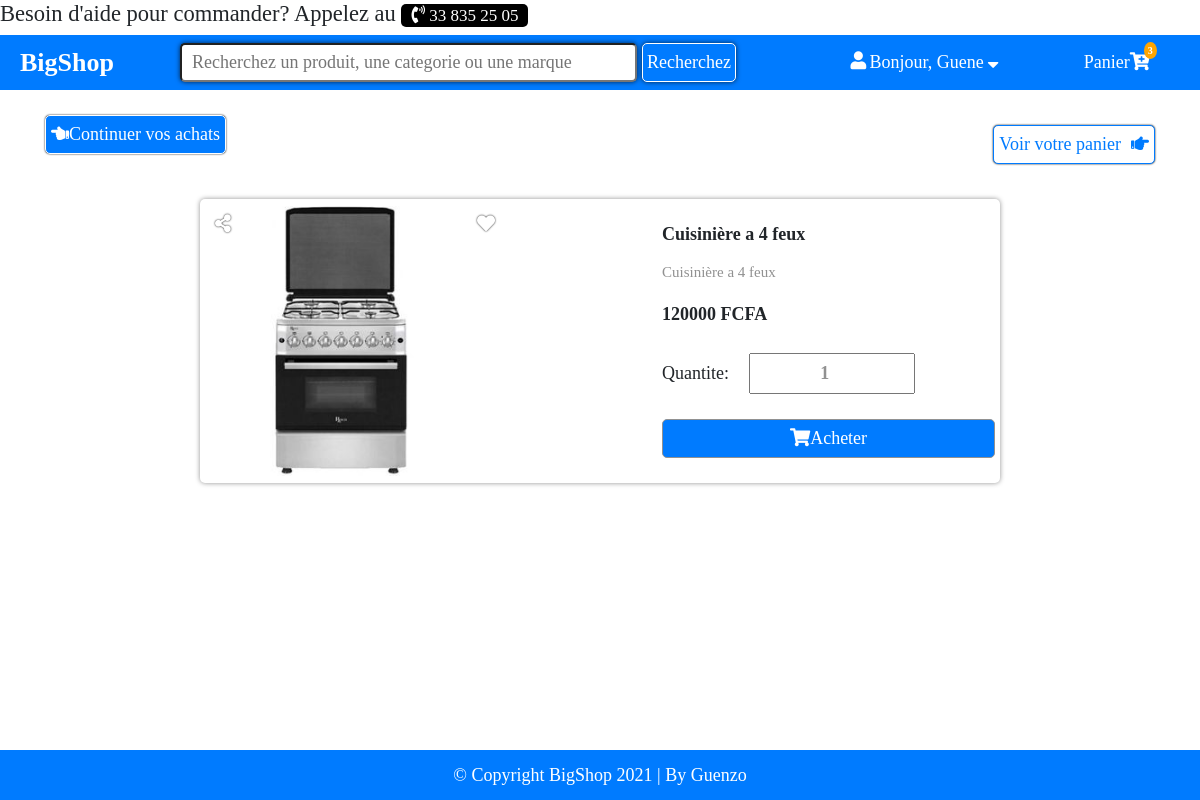
Screenshot of /detail/cuisiniere-a-4-feux/ (signed in) with the database file from the repository.
### carts/models.py (models this page shows, shortened)
class Order(models.Model):
    orderitems  = models.ManyToManyField(Cart)
    user = models.ForeignKey(User, on_delete=models.CASCADE)
    ordered = models.BooleanField(default=False)
    created = models.DateTimeField(auto_now_add=True)

class Cart(models.Model):
    user = models.ForeignKey(User, on_delete=models.CASCADE)
    item = models.ForeignKey(Product, on_delete=models.CASCADE)
    quantity = models.IntegerField(default=1)
    created = models.DateTimeField(auto_now_add=True)

### products/models.py (models this page shows, shortened)
class  Product(models.Model):
    mainimage = models.ImageField(upload_to='products/', blank=False)
    name = models.CharField(max_length=300)
    slug = AutoSlugField(populate_from='name', unique_with=('id', 'price'))
    category = models.ForeignKey(Category, on_delete=models.CASCADE)
    detail_text = models.TextField(max_length=1000, verbose_name='Detail Text')
    price = models.FloatField()

### products/views.py (the view)
# urls.py: path('detail/<slug>/',  product_detail, name='product-detail'),
@login_required(login_url= 'account_login')
def product_detail(request, slug):
    prod = Product.objects.get(slug=slug)
    if request.method == 'POST': # ajoute si user is_authenticated
        qte = request.POST['qte']
        item = get_object_or_404(Product, slug=slug)
        order_item, created = Cart.objects.get_or_create(item=item, user=request.user)
        order_qs = Order.objects.filter(user=request.user, ordered=False)
        if order_qs.exists():
            order = order_qs[0]
            if order.orderitems.filter(item__slug=item.slug).exists():
                order_item.quantity += int(qte)
                order_item.save()
                messages.info(request, "This item quantity was updated.")
                return redirect("mainapp:cart-home")
            else:
                order_item.quantity += int(qte) - 1
                order_item.save()
                order.orderitems.add(order_item)
                messages.info(request, "This item was added to your cart.")
                return redirect("mainapp:cart-home")
        else:
            order_item.quantity += int(qte) - 1
            order_item.save()
            order = Order.objects.create(user=request.user)
            order.orderitems.add(order_item)
            messages.info(request, "This item was added to your cart.")
            return redirect("mainapp:cart-home")
        return render(request, 'products/detail.html', context={'product': prod, 'item_qte': qte})
    else: # ajoute si user not authenticated
        return render(request, 'products/detail.html', context={'product': prod})

### carts/templatetags/cart_tag.py (called while the page is built)
@register.filter(name="cart_total")
def cart_total(user):
    order = Order.objects.filter(user=user, ordered=False)
    if order.exists():
        nmb = 0
        for item in order[0].orderitems.all():
            nmb += item.quantity
        return nmb
    else:
    	return 0

### products/templates/products/detail.html (shortened to what this page needs)
{% extends 'layouts/_base.html' %}
{% load fontawesome_5 %}
{% block content%}
<div class="btn-group">
    <a href="/" class="return"><i class="hand-icon-left">{% fa5_icon 'hand-point-left' 'fas' %}</i>Continuer vos achats</a>
    <a href="{% url 'mainapp:cart-home' %}" class="cart-page">Voir votre panier<i class="hand-icon-right">{% fa5_icon 'hand-point-right' 'fas' %}</i></a>
</div>
<div class="produit-detail-box">
    <div class="header__produit-detail">
        <i class="share">{% fa5_icon 'share-alt' 'fas' %}</i>
        <i class="heart">{% fa5_icon 'heart' 'fas' %}</i>
        <img src="{{product.mainimage.url}}" style="width:90%; height: 90%;" class="" alt="{{product.name}}">
    </div>
    <div class="body__produit-detail">
        <h3>{{ product.name}}</h3>
        <div class="description">
            <p>{{product.detail_text}}</p>
        </div>
        <div class="price">{{product.price | floatformat:0}} FCFA</div>
        <form action="" method="post">
            <div class="quantite">
                Quantite:
                <input type="number" min="1" step="1" value="1" name="qte">
            </div>
            <button class="btn" type="submit "><i class="hand-icon-left">{% fa5_icon 'shopping-cart' 'fas' %}</i>Acheter</button>
        </form>
    </div>
</div>
{% endblock content %}

### templates/layouts/_header.html (shortened to what this page needs)
{% load cart_tag %}
{% load fontawesome_5 %}
    <div class="call-number">
        <marquee behavior="alternate" direction="">
            <h5>Besoin d'aide pour commander? Appelez au <span><i class="nav-icon">{% fa5_icon 'phone-volume' 'fas' %}</i> 33 835 25 05</span></h5>
        </marquee>
    </div>
    <div class="header">
        <a href="/" class="site-name__header">BigShop</a>
        <div class="box__header">
            <form action="{% url 'mainapp:prod_by_category' %}" class="search-form__box">
                <input type="text" name="key_word" placeholder="Recherchez un produit, une categorie ou une marque">
                <button class="btn-search" type="submit">Recherchez</button>
            </form>
            {% if user.is_authenticated %}
            <nav>
                <ul>
                    <li class="nav-item dropdown">
                        <a class="dropdown" href="#"><i class="fa fa-user"></i>Bonjour, {{request.user.first_name}} <i class="fa fa-caret-down"></i></i></a>
                    </li>
                    <li class="nav-item">
                        <a href="{% url 'mainapp:cart-home' %}">Panier<i class="fa fa-cart-plus"></i><span class="item-count">{{ request.user | cart_total }}
                        </span></a>
                    </li>
                </ul>
            </nav>
            {% endif %}
        </div>
    </div>

### products/static/css/style.css (style rules this page uses)
a { text-decoration: none !important; }
body { display: flex; flex-direction: column; min-height: 100vh; }
.btn-group { margin: 25px 0px; display: block; }
a.return { display: block; text-decoration: none; background: #007bff; border: 1px solid #fff; border-radius: 5px; padding: 5px; color: #fff; font-size: 18px; box-shadow: 0px 0px 2px #000; margin-bottom: 20px; text-align: center; }
a.cart-page { display: block; text-decoration: none; background: #fff; border: 1px solid #007bff; border-radius: 5px; padding: 5px; color: #007bff; font-size: 18px; box-shadow: 0px 0px 2px #000; text-align:center; }
.hand-icon-right { margin-left: 10px !important; }
.produit-detail-box { border-radius: 5px; padding: 5px; margin: auto; border-radius: 5px; box-shadow: 0px 0px 5px rgb(145, 145, 145); }
.header__produit-detail { position: relative; text-align: center; }
.header__produit-detail > img { width: 100%; height: auto; }
.header__produit-detail > i.share, .header__produit-detail > i.heart { position: absolute; top: -5px; font-size: 1.5rem; cursor: pointer; color: white; text-shadow: 0 0 2px #000; transition: 0.3s ease; }
.header__produit-detail > i.share { left: 10px; }
.header__produit-detail > i.heart { left: auto; right: 10px; }
.body__produit-detail { margin-top: 20px; }
.body__produit-detail > h3 { font-size: 18px; font-weight: bold; }
.body__produit-detail > .description > p { margin-top: 15px; font-size: 15px; color: rgb(145, 145, 145); }
.body__produit-detail > .price { font-size: 18px; font-weight: bold; margin-top: 15px; margin-bottom: 10px; }
.body__produit-detail > form { margin-top: 25px; }
.body__produit-detail > form > .quantite { display: flex; align-items: center; margin-bottom: 25px; }
.body__produit-detail > form > .quantite > input { width: 50%; margin-left: 20px; padding: 5px; color: rgb(145, 145, 145); font-weight: bold; text-align: center; outline: none; }
.body__produit-detail > form > button.btn { display: block; width: 100%; text-decoration: none; background: #007bff; border: 1px solid rgb(145, 145, 145); border-radius: 5px; padding: 5px; color: #fff; font-size: 18px; margin-bottom: 20px; text-align: center; }
@media screen and (min-width: 700px) { .btn-group { margin: 25px 0px; display: flex; justify-content: space-between; align-items: center; } }
@media screen and (min-width: 700px) { a.return { display: block; text-decoration: none; background: #007bff; border: 1px solid #fff; border-radius: 5px; padding: 5px; color: #fff; font-size: 18px; box-shadow: 0px 0px 2px #000; text-align: center; } }
@media screen and (min-width: 700px) { a.cart-page { display: block; text-decoration: none; background: #fff; border: 1px solid #007bff; border-radius: 5px; padding: 5px; color: #007bff; font-size: 18px; box-shadow: 0px 0px 2px #000; text-align:center; } }
@media screen and (min-width: 700px) { .produit-detail-box { display: flex; justify-content: space-between; align-items: center; } }
@media screen and (min-width: 992px) { .produit-detail-box { width: 800px; } }

### rows the page displays
Product: mainimage (picture), name "Cuisinière a 4 feux", detail_text "Cuisinière a 4 feux", price "120000"

### other values shown
{{ request.user.first_name }} "Guene"
{{ request.user | cart_total }} "3"
